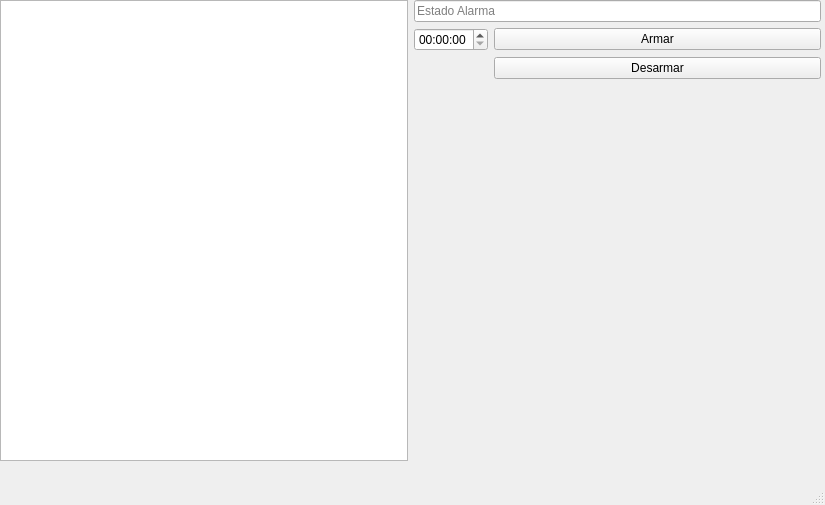
<?xml version="1.0" encoding="UTF-8"?>
<ui version="4.0">
 <class>HouseWindow</class>
 <widget class="QMainWindow" name="HouseWindow">
  <property name="geometry">
   <rect>
    <x>0</x>
    <y>0</y>
    <width>825</width>
    <height>505</height>
   </rect>
  </property>
  <property name="windowTitle">
   <string>MainWindow</string>
  </property>
  <widget class="QWidget" name="centralwidget">
   <widget class="QWidget" name="horizontalLayoutWidget">
    <property name="geometry">
     <rect>
      <x>0</x>
      <y>0</y>
      <width>821</width>
      <height>461</height>
     </rect>
    </property>
    <layout class="QHBoxLayout" name="horizontalLayout">
     <item>
      <widget class="QGraphicsView" name="houseRegion"/>
     </item>
     <item>
      <layout class="QFormLayout" name="formLayout">
       <item row="0" column="0" colspan="2">
        <widget class="QLineEdit" name="lineEdit">
         <property name="text">
          <string/>
         </property>
         <property name="frame">
          <bool>true</bool>
         </property>
         <property name="readOnly">
          <bool>true</bool>
         </property>
         <property name="placeholderText">
          <string>Estado Alarma</string>
         </property>
        </widget>
       </item>
       <item row="1" column="0">
        <widget class="QTimeEdit" name="timeEdit"/>
       </item>
       <item row="1" column="1">
        <widget class="QPushButton" name="pushButton">
         <property name="text">
          <string>Armar</string>
         </property>
        </widget>
       </item>
       <item row="2" column="1">
        <widget class="QPushButton" name="pushButton_2">
         <property name="text">
          <string>Desarmar</string>
         </property>
        </widget>
       </item>
       <item row="3" column="1">
        <widget class="QWidget" name="Siren" native="true">
         <property name="styleSheet">
          <string notr="true">background-color: white</string>
         </property>
         <widget class="QFrame" name="siren">
          <property name="enabled">
           <bool>true</bool>
          </property>
          <property name="geometry">
           <rect>
            <x>130</x>
            <y>80</y>
            <width>111</width>
            <height>71</height>
           </rect>
          </property>
          <property name="minimumSize">
           <size>
            <width>40</width>
            <height>70</height>
           </size>
          </property>
          <property name="sizeIncrement">
           <size>
            <width>12</width>
            <height>40</height>
           </size>
          </property>
          <property name="styleSheet">
           <string notr="true">background-color: green;</string>
          </property>
         </widget>
        </widget>
       </item>
      </layout>
     </item>
    </layout>
   </widget>
  </widget>
  <widget class="QMenuBar" name="menubar">
   <property name="geometry">
    <rect>
     <x>0</x>
     <y>0</y>
     <width>825</width>
     <height>22</height>
    </rect>
   </property>
  </widget>
  <widget class="QStatusBar" name="statusbar"/>
 </widget>
 <resources/>
 <connections/>
</ui>
